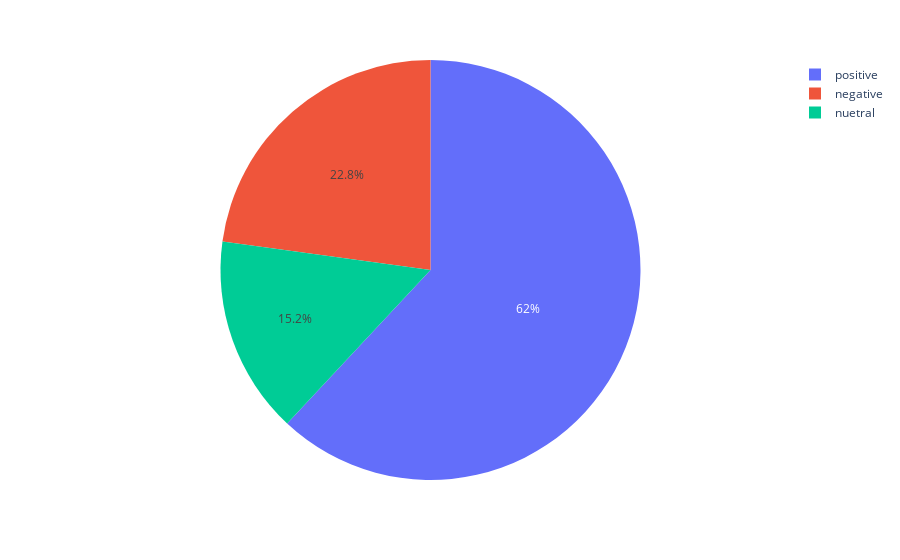

Notebook code cell kept with this figure:
### Code cell
pie_out = product.sentiment.value_counts().reset_index()
px.pie(pie_out,names='index',values='sentiment')

### Figure 1 — Plotly figure (JSON) as saved in the notebook; plotly's stock layout.template omitted (floating-point values rounded to 4 significant figures)
{"data": [{"domain": {"x": [0, 1], "y": [0, 1]}, "hovertemplate": "index=%{label}<br>sentiment=%{value}<extra></extra>", "labels": ["positive", "negative", "nuetral"], "legendgroup": "", "name": "", "showlegend": true, "type": "pie", "values": [57, 21, 14]}], "layout": {"legend": {"tracegroupgap": 0}, "margin": {"t": 60}}}
